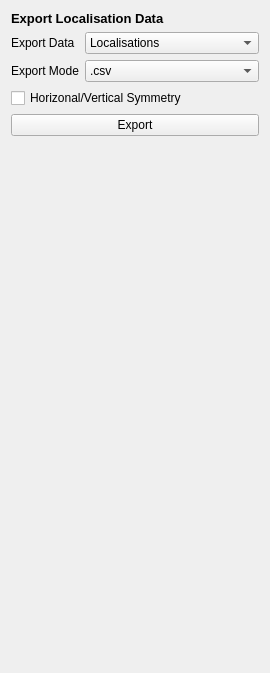
         <widget class="QWidget" name="tab_23">
          <attribute name="title">
           <string>Export</string>
          </attribute>
          <layout class="QVBoxLayout" name="verticalLayout_29">
           <item>
            <widget class="QLabel" name="label_118">
             <property name="font">
              <font>
               <pointsize>10</pointsize>
               <weight>75</weight>
               <bold>true</bold>
              </font>
             </property>
             <property name="text">
              <string>Export Localisation Data</string>
             </property>
            </widget>
           </item>
           <item>
            <layout class="QFormLayout" name="formLayout_30">
             <item row="1" column="0">
              <widget class="QLabel" name="label_119">
               <property name="text">
                <string>Export Mode</string>
               </property>
              </widget>
             </item>
             <item row="1" column="1">
              <widget class="QComboBox" name="picasso_export_mode">
               <item>
                <property name="text">
                 <string>.csv</string>
                </property>
               </item>
               <item>
                <property name="text">
                 <string>.pos.out</string>
                </property>
               </item>
               <item>
                <property name="text">
                 <string>Picasso HDF5</string>
                </property>
               </item>
              </widget>
             </item>
             <item row="0" column="0">
              <widget class="QLabel" name="label_14">
               <property name="text">
                <string>Export Data</string>
               </property>
              </widget>
             </item>
             <item row="0" column="1">
              <widget class="QComboBox" name="picasso_export_data">
               <item>
                <property name="text">
                 <string>Localisations</string>
                </property>
               </item>
               <item>
                <property name="text">
                 <string>Transformed Localisations</string>
                </property>
               </item>
               <item>
                <property name="text">
                 <string>BactFit</string>
                </property>
               </item>
              </widget>
             </item>
            </layout>
           </item>
           <item>
            <widget class="QCheckBox" name="export_locs_symmetry">
             <property name="text">
              <string>Horizonal/Vertical Symmetry</string>
             </property>
            </widget>
           </item>
           <item>
            <widget class="QPushButton" name="picasso_export">
             <property name="text">
              <string>Export</string>
             </property>
            </widget>
           </item>
           <item>
            <spacer name="verticalSpacer_11">
             <property name="orientation">
              <enum>Qt::Vertical</enum>
             </property>
             <property name="sizeHint" stdset="0">
              <size>
               <width>20</width>
               <height>526</height>
              </size>
             </property>
            </spacer>
           </item>
          </layout>
         </widget>
